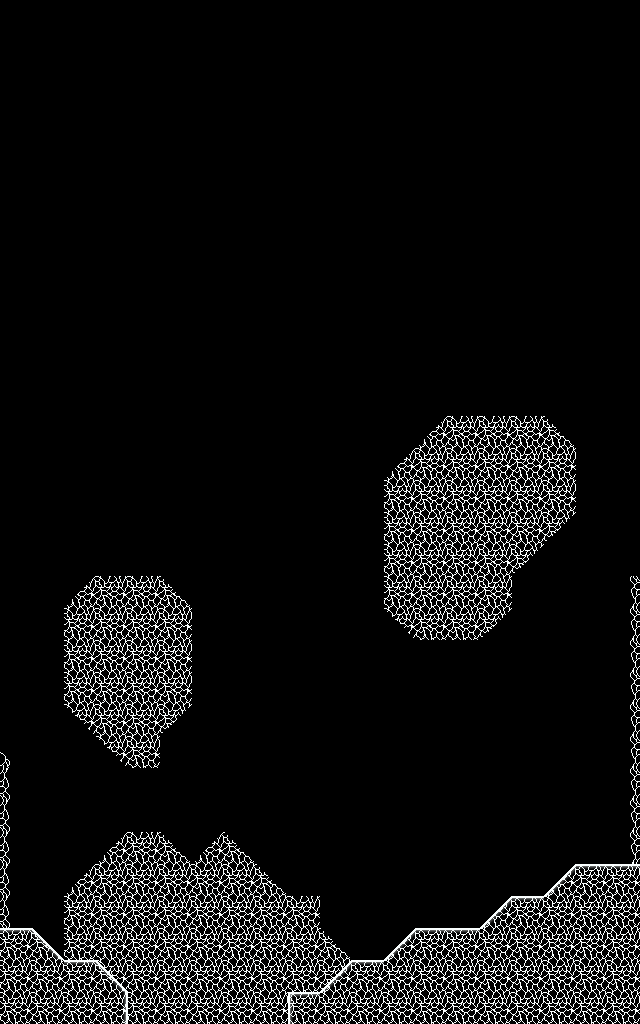

A 2D game scene composited from a Tiled map and its tileset images. What follows is a short description and the map's XML, with every tile layer's data as written:
An orthogonal 20x32 tile map with 32x32 px tiles, 2 tile layers (tilesbg, tilesfg) and 6 objects.

<map version="1.10" tiledversion="1.11.0" orientation="orthogonal" renderorder="right-down" width="20" height="32" tilewidth="32" tileheight="32" infinite="0" nextlayerid="4" nextobjectid="10">
 <editorsettings>
  <export target="../../../assets/data/levels/level1.lua" format="lua" />
 </editorsettings>
 <properties>
  <property name="next_phase" value="levelname" />
 </properties>
 <tileset firstgid="1" source="../tsx/blocks.tsx" />
 <layer id="1" name="tilesbg" width="20" height="32">
  <properties>
   <property name="color" type="float" value="0.4" />
  </properties>
  <data encoding="csv">
0,0,0,0,0,0,0,0,0,0,0,0,0,0,0,0,0,0,0,0,
0,0,0,0,0,0,0,0,0,0,0,0,0,0,0,0,0,0,0,0,
0,0,0,0,0,0,0,0,0,0,0,0,0,0,0,0,0,0,0,0,
0,0,0,0,0,0,0,0,0,0,0,0,0,0,0,0,0,0,0,0,
0,0,0,0,0,0,0,0,0,0,0,0,0,0,0,0,0,0,0,0,
0,0,0,0,0,0,0,0,0,0,0,0,0,0,0,0,0,0,0,0,
0,0,0,0,0,0,0,0,0,0,0,0,0,0,0,0,0,0,0,0,
0,0,0,0,0,0,0,0,0,0,0,0,0,0,0,0,0,0,0,0,
0,0,0,0,0,0,0,0,0,0,0,0,0,0,0,0,0,0,0,0,
0,0,0,0,0,0,0,0,0,0,0,0,0,0,0,0,0,0,0,0,
0,0,0,0,0,0,0,0,0,0,0,0,0,0,0,0,0,0,0,0,
0,0,0,0,0,0,0,0,0,0,0,0,0,0,0,0,0,0,0,0,
0,0,0,0,0,0,0,0,0,0,0,0,0,0,0,0,0,0,0,0,
0,0,0,0,0,0,0,0,0,0,0,0,0,33,5,5,5,34,0,0,
0,0,0,0,0,0,0,0,0,0,0,0,33,5,5,5,5,5,0,0,
0,0,0,0,0,0,0,0,0,0,0,0,5,5,5,5,5,5,0,0,
0,0,0,0,0,0,0,0,0,0,0,0,5,5,5,5,5,36,0,0,
0,0,0,0,0,0,0,0,0,0,0,0,5,5,5,5,36,0,0,52,
0,0,33,5,5,34,0,0,0,0,0,0,5,5,5,5,0,0,0,40,
0,0,5,5,5,5,0,0,0,0,0,0,35,5,5,36,0,0,0,40,
0,0,5,5,5,5,0,0,0,0,0,0,0,0,0,0,0,0,0,40,
0,0,5,5,5,5,0,0,0,0,0,0,0,0,0,0,0,0,0,40,
0,0,35,5,5,36,0,0,0,0,0,0,0,0,0,0,0,0,0,40,
46,0,0,35,5,0,0,0,0,0,0,0,0,0,0,0,0,0,0,40,
38,0,0,0,0,0,0,0,0,0,0,0,0,0,0,0,0,0,0,40,
38,0,0,0,0,0,0,0,0,0,0,0,0,0,0,0,0,0,0,40,
38,0,0,33,5,34,33,34,0,0,0,0,0,0,0,0,0,0,0,40,
38,0,33,5,5,5,5,5,34,0,0,0,0,0,0,0,0,0,0,0,
38,0,5,5,5,5,5,5,5,5,0,0,0,0,0,0,0,0,0,0,
0,0,5,5,5,5,5,5,5,5,34,0,0,0,0,0,0,0,0,0,
0,0,5,5,5,5,5,5,5,5,5,0,0,0,0,0,0,0,0,0,
0,0,0,0,5,5,5,5,5,0,0,0,0,0,0,0,0,0,0,0
</data>
 </layer>
 <layer id="2" name="tilesfg" width="20" height="32">
  <data encoding="csv">
0,0,0,0,0,0,0,0,0,0,0,0,0,0,0,0,0,0,0,0,
0,0,0,0,0,0,0,0,0,0,0,0,0,0,0,0,0,0,0,0,
0,0,0,0,0,0,0,0,0,0,0,0,0,0,0,0,0,0,0,0,
0,0,0,0,0,0,0,0,0,0,0,0,0,0,0,0,0,0,0,0,
0,0,0,0,0,0,0,0,0,0,0,0,0,0,0,0,0,0,0,0,
0,0,0,0,0,0,0,0,0,0,0,0,0,0,0,0,0,0,0,0,
0,0,0,0,0,0,0,0,0,0,0,0,0,0,0,0,0,0,0,0,
0,0,0,0,0,0,0,0,0,0,0,0,0,0,0,0,0,0,0,0,
0,0,0,0,0,0,0,0,0,0,0,0,0,0,0,0,0,0,0,0,
0,0,0,0,0,0,0,0,0,0,0,0,0,0,0,0,0,0,0,0,
0,0,0,0,0,0,0,0,0,0,0,0,0,0,0,0,0,0,0,0,
0,0,0,0,0,0,0,0,0,0,0,0,0,0,0,0,0,0,0,0,
0,0,0,0,0,0,0,0,0,0,0,0,0,0,0,0,0,0,0,0,
0,0,0,0,0,0,0,0,0,0,0,0,0,0,0,0,0,0,0,0,
0,0,0,0,0,0,0,0,0,0,0,0,0,0,0,0,0,0,0,0,
0,0,0,0,0,0,0,0,0,0,0,0,0,0,0,0,0,0,0,0,
0,0,0,0,0,0,0,0,0,0,0,0,0,0,0,0,0,0,0,0,
0,0,0,0,0,0,0,0,0,0,0,0,0,0,0,0,0,0,0,0,
0,0,0,0,0,0,0,0,0,0,0,0,0,0,0,0,0,0,0,0,
0,0,0,0,0,0,0,0,0,0,0,0,0,0,0,0,0,0,0,0,
0,0,0,0,0,0,0,0,0,0,0,0,0,0,0,0,0,0,0,0,
0,0,0,0,0,0,0,0,0,0,0,0,0,0,0,0,0,0,0,0,
0,0,0,0,0,0,0,0,0,0,0,0,0,0,0,0,0,0,0,0,
0,0,0,0,0,0,0,0,0,0,0,0,0,0,0,0,0,0,0,0,
0,0,0,0,0,0,0,0,0,0,0,0,0,0,0,0,0,0,0,0,
0,0,0,0,0,0,0,0,0,0,0,0,0,0,0,0,0,0,0,0,
0,0,0,0,0,0,0,0,0,0,0,0,0,0,0,0,0,0,0,0,
0,0,0,0,0,0,0,0,0,0,0,0,0,0,0,0,0,29,2,2,
0,0,0,0,0,0,0,0,0,0,0,0,0,0,0,29,2,5,5,5,
2,30,0,0,0,0,0,0,0,0,0,0,29,2,2,5,5,5,5,5,
5,5,2,30,0,0,0,0,0,0,29,2,5,5,5,5,5,5,5,5,
5,5,5,6,0,0,0,0,0,1,5,5,5,5,5,5,5,5,5,5
</data>
 </layer>
 <objectgroup id="3" name="objects">
  <object id="1" template="../templates/PlayerSpawn.tx" x="288" y="32" />
  <object id="5" template="../templates/gamerfish.tx" x="64" y="352" />
  <object id="6" template="../templates/gamerfish.tx" x="288" y="480" />
  <object id="7" template="../templates/gamerfish.tx" x="544" y="224" />
  <object id="8" template="../templates/geiser.tx" x="0" y="864">
   <properties>
    <property name="attackCooldown" type="float" value="5" />
    <property name="attackTime" type="float" value="2.5" />
    <property name="direction" type="int" value="2" />
   </properties>
  </object>
  <object id="9" template="../templates/geiser.tx" x="576" y="576">
   <properties>
    <property name="attackCooldown" type="float" value="5.5" />
    <property name="attackTime" type="float" value="2.5" />
    <property name="direction" type="int" value="4" />
   </properties>
  </object>
 </objectgroup>
</map>